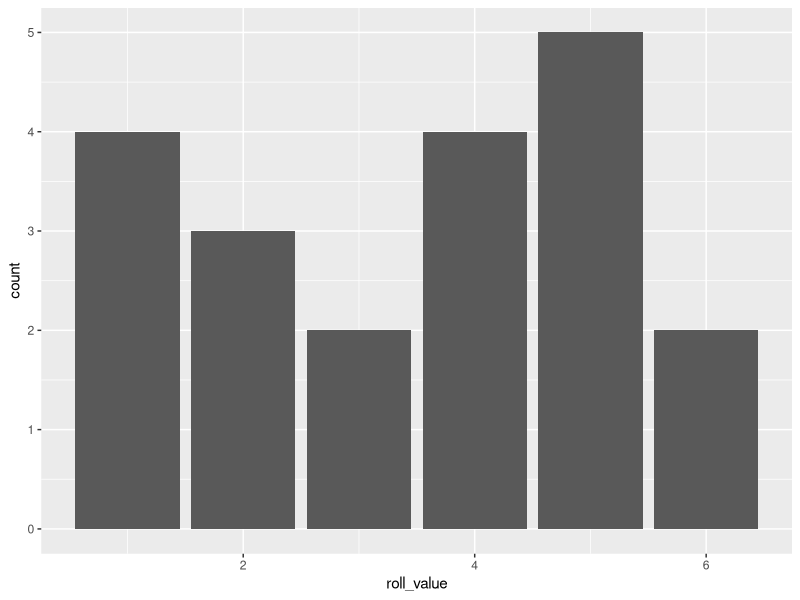
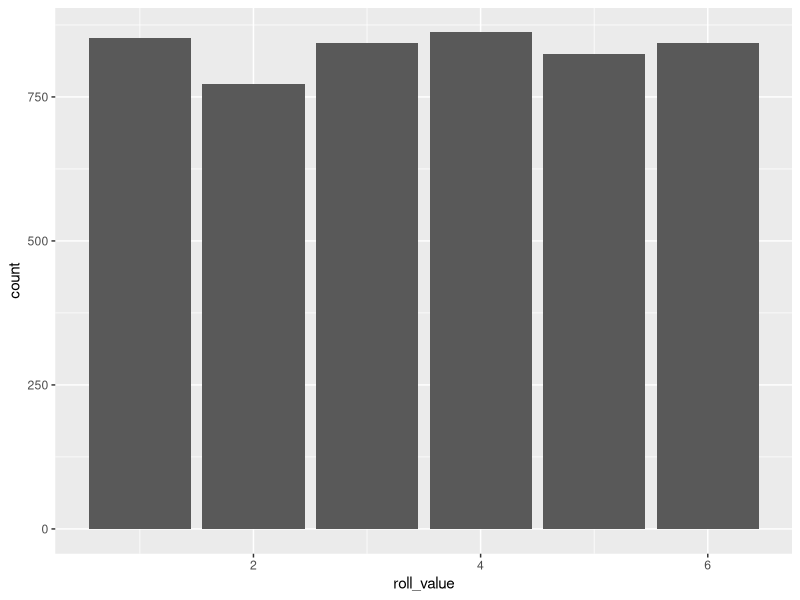

Here is the R script that generated these plots, in order:
## ---- chunk 1
# Define the numbers on a die
die_numbers <- c(1,2,3,4,5,6)
# How many times to roll? 
number_of_rolls <- 20
# Roll the die! Data is saved as a data frame, think of a table with column names 
# "roll_number" and "roll_value"
roll_data <- data.frame(roll_number = c(1:number_of_rolls), 
                        roll_value = sample(x = die_numbers, 
                                            size = number_of_rolls, 
                                            replace = TRUE))
## ---- chunk 2
# head shows first n = 20 data points
head(roll_data, 20)
## ---- chunk 3
if (!require(ggplot2)) install.packages("ggplot2")
library(ggplot2)

ggplot(data = roll_data, aes(x = roll_value)) + 
  geom_bar()
## ---- chunk 4
number_of_rolls <- 5000
# Roll the die! Data is saved as a data frame, think of a table with column names 
# "roll_number" and "roll_value"
roll_data <- data.frame(roll_number = c(1:number_of_rolls), 
                        roll_value = sample(x = die_numbers, 
                                            size = number_of_rolls, 
                                            replace = TRUE))

ggplot(data = roll_data, aes(x = roll_value)) + 
  geom_bar()
